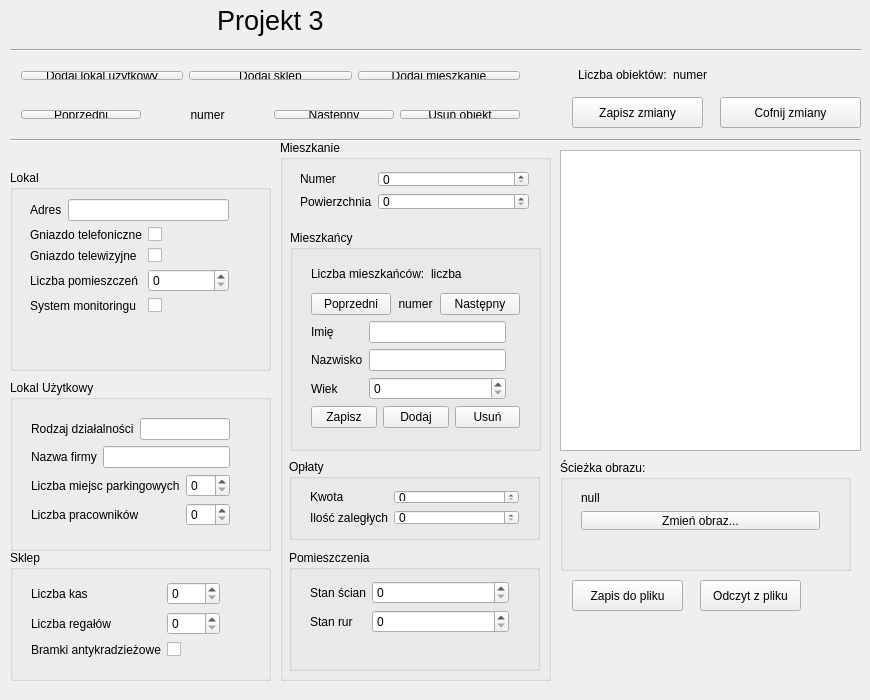
<?xml version="1.0" encoding="UTF-8"?>
<ui version="4.0">
 <class>Projekt3</class>
 <widget class="QMainWindow" name="Projekt3">
  <property name="geometry">
   <rect>
    <x>0</x>
    <y>0</y>
    <width>870</width>
    <height>700</height>
   </rect>
  </property>
  <property name="minimumSize">
   <size>
    <width>870</width>
    <height>700</height>
   </size>
  </property>
  <property name="maximumSize">
   <size>
    <width>870</width>
    <height>700</height>
   </size>
  </property>
  <property name="windowTitle">
   <string>Projekt3</string>
  </property>
  <widget class="QWidget" name="centralWidget">
   <widget class="QGroupBox" name="SklepgroupBox">
    <property name="geometry">
     <rect>
      <x>10</x>
      <y>550</y>
      <width>261</width>
      <height>131</height>
     </rect>
    </property>
    <property name="title">
     <string>Sklep</string>
    </property>
    <widget class="QWidget" name="gridLayoutWidget">
     <property name="geometry">
      <rect>
       <x>10</x>
       <y>20</y>
       <width>211</width>
       <height>101</height>
      </rect>
     </property>
     <layout class="QGridLayout" name="gridLayout">
      <item row="0" column="0">
       <widget class="QLabel" name="label_12">
        <property name="text">
         <string>Liczba kas</string>
        </property>
       </widget>
      </item>
      <item row="2" column="0">
       <widget class="QLabel" name="label_14">
        <property name="text">
         <string>Bramki antykradzieżowe</string>
        </property>
        <property name="wordWrap">
         <bool>true</bool>
        </property>
       </widget>
      </item>
      <item row="1" column="0">
       <widget class="QLabel" name="label_13">
        <property name="text">
         <string>Liczba regałów</string>
        </property>
       </widget>
      </item>
      <item row="0" column="1">
       <widget class="QSpinBox" name="KasyspinBox"/>
      </item>
      <item row="1" column="1">
       <widget class="QSpinBox" name="RegalyspinBox"/>
      </item>
      <item row="2" column="1">
       <widget class="QCheckBox" name="BramkicheckBox">
        <property name="text">
         <string/>
        </property>
       </widget>
      </item>
     </layout>
    </widget>
   </widget>
   <widget class="QWidget" name="horizontalLayoutWidget_2">
    <property name="geometry">
     <rect>
      <x>10</x>
      <y>60</y>
      <width>521</width>
      <height>31</height>
     </rect>
    </property>
    <layout class="QHBoxLayout" name="horizontalLayout_7">
     <item>
      <widget class="QPushButton" name="AddLokalUz">
       <property name="text">
        <string>Dodaj lokal użytkowy</string>
       </property>
      </widget>
     </item>
     <item>
      <widget class="QPushButton" name="AddSklep">
       <property name="text">
        <string>Dodaj sklep</string>
       </property>
      </widget>
     </item>
     <item>
      <widget class="QPushButton" name="AddMiesz">
       <property name="text">
        <string>Dodaj mieszkanie</string>
       </property>
      </widget>
     </item>
    </layout>
   </widget>
   <widget class="QGroupBox" name="MieszkaniegroupBox">
    <property name="geometry">
     <rect>
      <x>280</x>
      <y>140</y>
      <width>271</width>
      <height>541</height>
     </rect>
    </property>
    <property name="title">
     <string>Mieszkanie</string>
    </property>
    <widget class="QGroupBox" name="MieszkancygroupBox">
     <property name="geometry">
      <rect>
       <x>10</x>
       <y>90</y>
       <width>251</width>
       <height>221</height>
      </rect>
     </property>
     <property name="title">
      <string>Mieszkańcy</string>
     </property>
     <widget class="QWidget" name="layoutWidget_3">
      <property name="geometry">
       <rect>
        <x>10</x>
        <y>20</y>
        <width>231</width>
        <height>189</height>
       </rect>
      </property>
      <layout class="QVBoxLayout" name="verticalLayout_3">
       <property name="sizeConstraint">
        <enum>QLayout::SetDefaultConstraint</enum>
       </property>
       <item>
        <layout class="QHBoxLayout" name="horizontalLayout_9">
         <item>
          <widget class="QLabel" name="label_21">
           <property name="text">
            <string>Liczba mieszkańców:</string>
           </property>
          </widget>
         </item>
         <item>
          <widget class="QLabel" name="LiczbaMieszkancowLabel">
           <property name="text">
            <string>liczba</string>
           </property>
          </widget>
         </item>
        </layout>
       </item>
       <item>
        <layout class="QHBoxLayout" name="horizontalLayout_6">
         <item>
          <widget class="QPushButton" name="PrevMiesz">
           <property name="text">
            <string>Poprzedni</string>
           </property>
          </widget>
         </item>
         <item>
          <widget class="QLabel" name="NrMieszkanca">
           <property name="text">
            <string>numer</string>
           </property>
           <property name="alignment">
            <set>Qt::AlignCenter</set>
           </property>
          </widget>
         </item>
         <item>
          <widget class="QPushButton" name="nextMiesz">
           <property name="text">
            <string>Następny</string>
           </property>
          </widget>
         </item>
        </layout>
       </item>
       <item>
        <layout class="QFormLayout" name="MieszkformLayout_3">
         <item row="0" column="0">
          <widget class="QLabel" name="label_17">
           <property name="text">
            <string>Imię</string>
           </property>
          </widget>
         </item>
         <item row="0" column="1">
          <widget class="QLineEdit" name="ImielineEdit">
           <property name="minimumSize">
            <size>
             <width>137</width>
             <height>0</height>
            </size>
           </property>
           <property name="maximumSize">
            <size>
             <width>137</width>
             <height>16777215</height>
            </size>
           </property>
          </widget>
         </item>
         <item row="1" column="0">
          <widget class="QLabel" name="label_18">
           <property name="text">
            <string>Nazwisko</string>
           </property>
          </widget>
         </item>
         <item row="1" column="1">
          <widget class="QLineEdit" name="NazwiskolineEdit">
           <property name="maximumSize">
            <size>
             <width>137</width>
             <height>16777215</height>
            </size>
           </property>
          </widget>
         </item>
         <item row="2" column="0">
          <widget class="QLabel" name="label_19">
           <property name="text">
            <string>Wiek</string>
           </property>
          </widget>
         </item>
         <item row="2" column="1">
          <widget class="QSpinBox" name="WiekspinBox">
           <property name="maximumSize">
            <size>
             <width>137</width>
             <height>16777215</height>
            </size>
           </property>
           <property name="maximum">
            <number>150</number>
           </property>
          </widget>
         </item>
        </layout>
       </item>
       <item>
        <layout class="QHBoxLayout" name="horizontalLayout_8">
         <item>
          <widget class="QPushButton" name="MieszkaniecsavepushButton">
           <property name="text">
            <string>Zapisz</string>
           </property>
          </widget>
         </item>
         <item>
          <widget class="QPushButton" name="dodMieszkButton">
           <property name="text">
            <string>Dodaj</string>
           </property>
          </widget>
         </item>
         <item>
          <widget class="QPushButton" name="UsMieszButton">
           <property name="text">
            <string>Usuń</string>
           </property>
          </widget>
         </item>
        </layout>
       </item>
      </layout>
     </widget>
    </widget>
    <widget class="QWidget" name="formLayoutWidget_4">
     <property name="geometry">
      <rect>
       <x>9</x>
       <y>20</y>
       <width>251</width>
       <height>61</height>
      </rect>
     </property>
     <layout class="QFormLayout" name="formLayout_4">
      <item row="0" column="0">
       <widget class="QLabel" name="label_20">
        <property name="text">
         <string>Numer</string>
        </property>
       </widget>
      </item>
      <item row="0" column="1">
       <widget class="QSpinBox" name="NumerspinBox">
        <property name="maximum">
         <number>99999</number>
        </property>
       </widget>
      </item>
      <item row="1" column="0">
       <widget class="QLabel" name="label_22">
        <property name="text">
         <string>Powierzchnia</string>
        </property>
       </widget>
      </item>
      <item row="1" column="1">
       <widget class="QSpinBox" name="PowierzchniaspinBox">
        <property name="maximum">
         <number>500</number>
        </property>
       </widget>
      </item>
     </layout>
    </widget>
    <widget class="QGroupBox" name="OplatygroupBox">
     <property name="geometry">
      <rect>
       <x>9</x>
       <y>319</y>
       <width>251</width>
       <height>81</height>
      </rect>
     </property>
     <property name="title">
      <string>Opłaty</string>
     </property>
     <widget class="QWidget" name="formLayoutWidget_5">
      <property name="geometry">
       <rect>
        <x>10</x>
        <y>20</y>
        <width>231</width>
        <height>57</height>
       </rect>
      </property>
      <layout class="QFormLayout" name="formLayout_5">
       <item row="0" column="0">
        <widget class="QLabel" name="label_24">
         <property name="text">
          <string>Kwota</string>
         </property>
        </widget>
       </item>
       <item row="1" column="0">
        <widget class="QLabel" name="label_25">
         <property name="text">
          <string>Ilość zaległych</string>
         </property>
        </widget>
       </item>
       <item row="0" column="1">
        <widget class="QSpinBox" name="KwotaspinBox">
         <property name="maximum">
          <number>99999</number>
         </property>
         <property name="singleStep">
          <number>10</number>
         </property>
        </widget>
       </item>
       <item row="1" column="1">
        <widget class="QSpinBox" name="ZaleglespinBox"/>
       </item>
      </layout>
     </widget>
    </widget>
    <widget class="QGroupBox" name="groupBox">
     <property name="geometry">
      <rect>
       <x>9</x>
       <y>410</y>
       <width>251</width>
       <height>121</height>
      </rect>
     </property>
     <property name="title">
      <string>Pomieszczenia</string>
     </property>
     <widget class="QWidget" name="formLayoutWidget_6">
      <property name="geometry">
       <rect>
        <x>10</x>
        <y>20</y>
        <width>221</width>
        <height>80</height>
       </rect>
      </property>
      <layout class="QFormLayout" name="formLayout_6">
       <item row="0" column="0">
        <widget class="QLabel" name="label_26">
         <property name="text">
          <string>Stan ścian</string>
         </property>
        </widget>
       </item>
       <item row="1" column="0">
        <widget class="QLabel" name="label_27">
         <property name="text">
          <string>Stan rur</string>
         </property>
        </widget>
       </item>
       <item row="0" column="1">
        <widget class="QSpinBox" name="ScianyspinBox">
         <property name="maximum">
          <number>10</number>
         </property>
        </widget>
       </item>
       <item row="1" column="1">
        <widget class="QSpinBox" name="RuryspinBox">
         <property name="maximum">
          <number>10</number>
         </property>
        </widget>
       </item>
      </layout>
     </widget>
    </widget>
   </widget>
   <widget class="QWidget" name="horizontalLayoutWidget">
    <property name="geometry">
     <rect>
      <x>10</x>
      <y>99</y>
      <width>521</width>
      <height>31</height>
     </rect>
    </property>
    <layout class="QHBoxLayout" name="horizontalLayout">
     <item>
      <widget class="QPushButton" name="PrevLok">
       <property name="text">
        <string>Poprzedni</string>
       </property>
      </widget>
     </item>
     <item>
      <widget class="QLabel" name="NrObiektu">
       <property name="text">
        <string>numer</string>
       </property>
       <property name="alignment">
        <set>Qt::AlignCenter</set>
       </property>
      </widget>
     </item>
     <item>
      <widget class="QPushButton" name="NextLok">
       <property name="text">
        <string>Następny</string>
       </property>
      </widget>
     </item>
     <item>
      <widget class="QPushButton" name="UsunButton">
       <property name="text">
        <string>Usuń obiekt</string>
       </property>
      </widget>
     </item>
    </layout>
   </widget>
   <widget class="QGroupBox" name="LokalgroupBox">
    <property name="geometry">
     <rect>
      <x>10</x>
      <y>170</y>
      <width>261</width>
      <height>201</height>
     </rect>
    </property>
    <property name="title">
     <string>Lokal</string>
    </property>
    <widget class="QWidget" name="layoutWidget">
     <property name="geometry">
      <rect>
       <x>9</x>
       <y>18</y>
       <width>221</width>
       <height>163</height>
      </rect>
     </property>
     <layout class="QVBoxLayout" name="verticalLayout_2">
      <item>
       <layout class="QHBoxLayout" name="horizontalLayout_2">
        <item>
         <widget class="QLabel" name="label_3">
          <property name="text">
           <string>Adres</string>
          </property>
         </widget>
        </item>
        <item>
         <widget class="QLineEdit" name="AdreslineEdit"/>
        </item>
       </layout>
      </item>
      <item>
       <layout class="QFormLayout" name="formLayout">
        <item row="0" column="0">
         <widget class="QLabel" name="label_4">
          <property name="text">
           <string>Gniazdo telefoniczne</string>
          </property>
         </widget>
        </item>
        <item row="0" column="1">
         <widget class="QCheckBox" name="TelefoncheckBox">
          <property name="text">
           <string/>
          </property>
         </widget>
        </item>
        <item row="1" column="0">
         <widget class="QLabel" name="label_5">
          <property name="text">
           <string>Gniazdo telewizyjne</string>
          </property>
         </widget>
        </item>
        <item row="1" column="1">
         <widget class="QCheckBox" name="TvcheckBox">
          <property name="text">
           <string/>
          </property>
         </widget>
        </item>
        <item row="2" column="0">
         <widget class="QLabel" name="label_6">
          <property name="text">
           <string>Liczba pomieszczeń</string>
          </property>
         </widget>
        </item>
        <item row="2" column="1">
         <widget class="QSpinBox" name="PomieszczeniaspinBox"/>
        </item>
        <item row="3" column="0">
         <widget class="QLabel" name="label_7">
          <property name="text">
           <string>System monitoringu</string>
          </property>
         </widget>
        </item>
        <item row="3" column="1">
         <widget class="QCheckBox" name="MonitoringcheckBox">
          <property name="text">
           <string/>
          </property>
         </widget>
        </item>
       </layout>
      </item>
     </layout>
    </widget>
   </widget>
   <widget class="QGroupBox" name="LokUzgroupBox">
    <property name="geometry">
     <rect>
      <x>10</x>
      <y>380</y>
      <width>261</width>
      <height>171</height>
     </rect>
    </property>
    <property name="title">
     <string>Lokal Użytkowy</string>
    </property>
    <widget class="QWidget" name="layoutWidget_2">
     <property name="geometry">
      <rect>
       <x>10</x>
       <y>27</y>
       <width>221</width>
       <height>131</height>
      </rect>
     </property>
     <layout class="QVBoxLayout" name="verticalLayout">
      <item>
       <layout class="QHBoxLayout" name="horizontalLayout_4">
        <item>
         <widget class="QLabel" name="label_9">
          <property name="text">
           <string>Rodzaj działalności</string>
          </property>
         </widget>
        </item>
        <item>
         <widget class="QLineEdit" name="RodzajlineEdit"/>
        </item>
       </layout>
      </item>
      <item>
       <layout class="QHBoxLayout" name="horizontalLayout_3">
        <item>
         <widget class="QLabel" name="label_8">
          <property name="text">
           <string>Nazwa firmy</string>
          </property>
         </widget>
        </item>
        <item>
         <widget class="QLineEdit" name="NazwalineEdit"/>
        </item>
       </layout>
      </item>
      <item>
       <layout class="QFormLayout" name="formLayout_2">
        <item row="0" column="0">
         <widget class="QLabel" name="label_10">
          <property name="text">
           <string>Liczba miejsc parkingowych</string>
          </property>
         </widget>
        </item>
        <item row="1" column="0">
         <widget class="QLabel" name="label_11">
          <property name="text">
           <string>Liczba pracowników</string>
          </property>
         </widget>
        </item>
        <item row="0" column="1">
         <widget class="QSpinBox" name="ParkingspinBox">
          <property name="maximum">
           <number>999</number>
          </property>
         </widget>
        </item>
        <item row="1" column="1">
         <widget class="QSpinBox" name="PracownicyspinBox">
          <property name="maximum">
           <number>999</number>
          </property>
         </widget>
        </item>
       </layout>
      </item>
     </layout>
    </widget>
   </widget>
   <widget class="QLabel" name="label">
    <property name="geometry">
     <rect>
      <x>10</x>
      <y>0</y>
      <width>521</width>
      <height>41</height>
     </rect>
    </property>
    <property name="maximumSize">
     <size>
      <width>16777215</width>
      <height>50</height>
     </size>
    </property>
    <property name="font">
     <font>
      <family>Arial</family>
      <pointsize>20</pointsize>
     </font>
    </property>
    <property name="text">
     <string>Projekt 3</string>
    </property>
    <property name="alignment">
     <set>Qt::AlignCenter</set>
    </property>
   </widget>
   <widget class="QGraphicsView" name="graphicsView">
    <property name="geometry">
     <rect>
      <x>560</x>
      <y>150</y>
      <width>301</width>
      <height>301</height>
     </rect>
    </property>
   </widget>
   <widget class="QGroupBox" name="SciezkagroupBox">
    <property name="geometry">
     <rect>
      <x>560</x>
      <y>460</y>
      <width>291</width>
      <height>111</height>
     </rect>
    </property>
    <property name="title">
     <string>Ścieżka obrazu:</string>
    </property>
    <widget class="QWidget" name="verticalLayoutWidget">
     <property name="geometry">
      <rect>
       <x>10</x>
       <y>20</y>
       <width>261</width>
       <height>81</height>
      </rect>
     </property>
     <layout class="QVBoxLayout" name="verticalLayout_4">
      <item>
       <widget class="QLabel" name="sciezka">
        <property name="text">
         <string>null</string>
        </property>
       </widget>
      </item>
      <item>
       <widget class="QPushButton" name="Obrazbutton">
        <property name="text">
         <string>Zmień obraz...</string>
        </property>
       </widget>
      </item>
      <item>
       <widget class="QLabel" name="LoadImageLabel">
        <property name="text">
         <string/>
        </property>
       </widget>
      </item>
     </layout>
    </widget>
   </widget>
   <widget class="QWidget" name="horizontalLayoutWidget_3">
    <property name="geometry">
     <rect>
      <x>567</x>
      <y>59</y>
      <width>171</width>
      <height>31</height>
     </rect>
    </property>
    <layout class="QHBoxLayout" name="horizontalLayout_5">
     <item>
      <widget class="QLabel" name="label_2">
       <property name="text">
        <string>Liczba obiektów:</string>
       </property>
      </widget>
     </item>
     <item>
      <widget class="QLabel" name="LICZBA">
       <property name="text">
        <string>numer</string>
       </property>
      </widget>
     </item>
    </layout>
   </widget>
   <widget class="QPushButton" name="ZapiszAktualnybutton">
    <property name="geometry">
     <rect>
      <x>572</x>
      <y>97</y>
      <width>131</width>
      <height>31</height>
     </rect>
    </property>
    <property name="text">
     <string>Zapisz zmiany</string>
    </property>
   </widget>
   <widget class="QLabel" name="KlasaLabel">
    <property name="geometry">
     <rect>
      <x>14</x>
      <y>145</y>
      <width>251</width>
      <height>21</height>
     </rect>
    </property>
    <property name="font">
     <font>
      <pointsize>10</pointsize>
      <weight>75</weight>
      <bold>true</bold>
     </font>
    </property>
    <property name="text">
     <string/>
    </property>
    <property name="alignment">
     <set>Qt::AlignCenter</set>
    </property>
   </widget>
   <widget class="Line" name="line">
    <property name="geometry">
     <rect>
      <x>10</x>
      <y>130</y>
      <width>851</width>
      <height>20</height>
     </rect>
    </property>
    <property name="orientation">
     <enum>Qt::Horizontal</enum>
    </property>
   </widget>
   <widget class="Line" name="line_2">
    <property name="geometry">
     <rect>
      <x>10</x>
      <y>40</y>
      <width>851</width>
      <height>20</height>
     </rect>
    </property>
    <property name="orientation">
     <enum>Qt::Horizontal</enum>
    </property>
   </widget>
   <widget class="QPushButton" name="FileSave">
    <property name="geometry">
     <rect>
      <x>572</x>
      <y>580</y>
      <width>111</width>
      <height>31</height>
     </rect>
    </property>
    <property name="text">
     <string>Zapis do pliku</string>
    </property>
   </widget>
   <widget class="QPushButton" name="FileRead">
    <property name="geometry">
     <rect>
      <x>700</x>
      <y>580</y>
      <width>101</width>
      <height>31</height>
     </rect>
    </property>
    <property name="text">
     <string>Odczyt z pliku</string>
    </property>
   </widget>
   <widget class="QPushButton" name="BackButton">
    <property name="geometry">
     <rect>
      <x>720</x>
      <y>97</y>
      <width>141</width>
      <height>31</height>
     </rect>
    </property>
    <property name="text">
     <string>Cofnij zmiany</string>
    </property>
   </widget>
  </widget>
 </widget>
 <layoutdefault spacing="6" margin="11"/>
 <resources/>
 <connections>
  <connection>
   <sender>AddLokalUz</sender>
   <signal>clicked()</signal>
   <receiver>Projekt3</receiver>
   <slot>dodLokUz()</slot>
   <hints>
    <hint type="sourcelabel">
     <x>94</x>
     <y>74</y>
    </hint>
    <hint type="destinationlabel">
     <x>434</x>
     <y>349</y>
    </hint>
   </hints>
  </connection>
  <connection>
   <sender>AddSklep</sender>
   <signal>clicked()</signal>
   <receiver>Projekt3</receiver>
   <slot>dodSklep()</slot>
   <hints>
    <hint type="sourcelabel">
     <x>270</x>
     <y>74</y>
    </hint>
    <hint type="destinationlabel">
     <x>434</x>
     <y>349</y>
    </hint>
   </hints>
  </connection>
  <connection>
   <sender>AddMiesz</sender>
   <signal>clicked()</signal>
   <receiver>Projekt3</receiver>
   <slot>dodMiesz()</slot>
   <hints>
    <hint type="sourcelabel">
     <x>445</x>
     <y>74</y>
    </hint>
    <hint type="destinationlabel">
     <x>434</x>
     <y>349</y>
    </hint>
   </hints>
  </connection>
  <connection>
   <sender>PrevLok</sender>
   <signal>clicked()</signal>
   <receiver>Projekt3</receiver>
   <slot>poprzedni()</slot>
   <hints>
    <hint type="sourcelabel">
     <x>73</x>
     <y>113</y>
    </hint>
    <hint type="destinationlabel">
     <x>434</x>
     <y>349</y>
    </hint>
   </hints>
  </connection>
  <connection>
   <sender>NextLok</sender>
   <signal>clicked()</signal>
   <receiver>Projekt3</receiver>
   <slot>nastepny()</slot>
   <hints>
    <hint type="sourcelabel">
     <x>336</x>
     <y>113</y>
    </hint>
    <hint type="destinationlabel">
     <x>434</x>
     <y>349</y>
    </hint>
   </hints>
  </connection>
  <connection>
   <sender>UsunButton</sender>
   <signal>clicked()</signal>
   <receiver>Projekt3</receiver>
   <slot>usun()</slot>
   <hints>
    <hint type="sourcelabel">
     <x>467</x>
     <y>113</y>
    </hint>
    <hint type="destinationlabel">
     <x>434</x>
     <y>349</y>
    </hint>
   </hints>
  </connection>
  <connection>
   <sender>Obrazbutton</sender>
   <signal>clicked()</signal>
   <receiver>Projekt3</receiver>
   <slot>zmianaObrazu()</slot>
   <hints>
    <hint type="sourcelabel">
     <x>700</x>
     <y>517</y>
    </hint>
    <hint type="destinationlabel">
     <x>434</x>
     <y>349</y>
    </hint>
   </hints>
  </connection>
  <connection>
   <sender>ZapiszAktualnybutton</sender>
   <signal>clicked()</signal>
   <receiver>Projekt3</receiver>
   <slot>zapiszZmiany()</slot>
   <hints>
    <hint type="sourcelabel">
     <x>657</x>
     <y>112</y>
    </hint>
    <hint type="destinationlabel">
     <x>434</x>
     <y>349</y>
    </hint>
   </hints>
  </connection>
  <connection>
   <sender>UsMieszButton</sender>
   <signal>clicked()</signal>
   <receiver>Projekt3</receiver>
   <slot>usunMieszkanca()</slot>
   <hints>
    <hint type="sourcelabel">
     <x>493</x>
     <y>422</y>
    </hint>
    <hint type="destinationlabel">
     <x>434</x>
     <y>349</y>
    </hint>
   </hints>
  </connection>
  <connection>
   <sender>dodMieszkButton</sender>
   <signal>clicked()</signal>
   <receiver>Projekt3</receiver>
   <slot>dodajMieszkanca()</slot>
   <hints>
    <hint type="sourcelabel">
     <x>415</x>
     <y>422</y>
    </hint>
    <hint type="destinationlabel">
     <x>434</x>
     <y>349</y>
    </hint>
   </hints>
  </connection>
  <connection>
   <sender>MieszkaniecsavepushButton</sender>
   <signal>clicked()</signal>
   <receiver>Projekt3</receiver>
   <slot>zapiszMieszkanca()</slot>
   <hints>
    <hint type="sourcelabel">
     <x>337</x>
     <y>422</y>
    </hint>
    <hint type="destinationlabel">
     <x>434</x>
     <y>349</y>
    </hint>
   </hints>
  </connection>
  <connection>
   <sender>PrevMiesz</sender>
   <signal>clicked()</signal>
   <receiver>Projekt3</receiver>
   <slot>prevMieszkaniec()</slot>
   <hints>
    <hint type="sourcelabel">
     <x>345</x>
     <y>290</y>
    </hint>
    <hint type="destinationlabel">
     <x>434</x>
     <y>349</y>
    </hint>
   </hints>
  </connection>
  <connection>
   <sender>nextMiesz</sender>
   <signal>clicked()</signal>
   <receiver>Projekt3</receiver>
   <slot>nextMieszkaniec()</slot>
   <hints>
    <hint type="sourcelabel">
     <x>484</x>
     <y>290</y>
    </hint>
    <hint type="destinationlabel">
     <x>434</x>
     <y>349</y>
    </hint>
   </hints>
  </connection>
  <connection>
   <sender>FileRead</sender>
   <signal>clicked()</signal>
   <receiver>Projekt3</receiver>
   <slot>odczytZPliku()</slot>
   <hints>
    <hint type="sourcelabel">
     <x>750</x>
     <y>595</y>
    </hint>
    <hint type="destinationlabel">
     <x>434</x>
     <y>349</y>
    </hint>
   </hints>
  </connection>
  <connection>
   <sender>FileSave</sender>
   <signal>clicked()</signal>
   <receiver>Projekt3</receiver>
   <slot>zapiszDoPliku()</slot>
   <hints>
    <hint type="sourcelabel">
     <x>627</x>
     <y>595</y>
    </hint>
    <hint type="destinationlabel">
     <x>434</x>
     <y>349</y>
    </hint>
   </hints>
  </connection>
  <connection>
   <sender>BackButton</sender>
   <signal>clicked()</signal>
   <receiver>Projekt3</receiver>
   <slot>cofnij()</slot>
   <hints>
    <hint type="sourcelabel">
     <x>790</x>
     <y>112</y>
    </hint>
    <hint type="destinationlabel">
     <x>434</x>
     <y>349</y>
    </hint>
   </hints>
  </connection>
 </connections>
 <slots>
  <slot>dodLokUz()</slot>
  <slot>dodSklep()</slot>
  <slot>dodMiesz()</slot>
  <slot>usun()</slot>
  <slot>poprzedni()</slot>
  <slot>nastepny()</slot>
  <slot>zmianaObrazu()</slot>
  <slot>zapiszZmiany()</slot>
  <slot>usunMieszkanca()</slot>
  <slot>dodajMieszkanca()</slot>
  <slot>zapiszMieszkanca()</slot>
  <slot>prevMieszkaniec()</slot>
  <slot>nextMieszkaniec()</slot>
  <slot>odczytZPliku()</slot>
  <slot>zapiszDoPliku()</slot>
  <slot>cofnij()</slot>
 </slots>
</ui>
